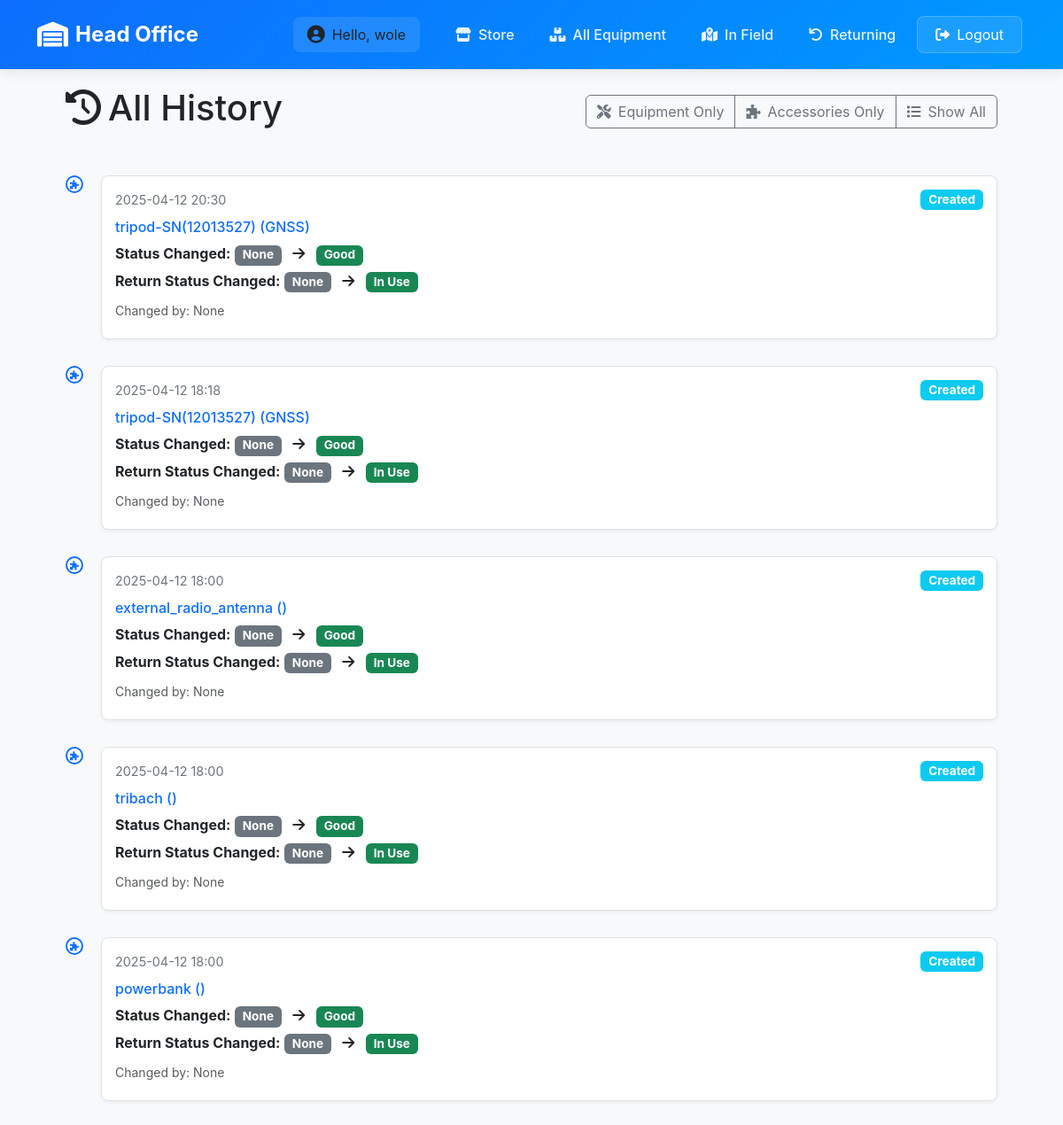
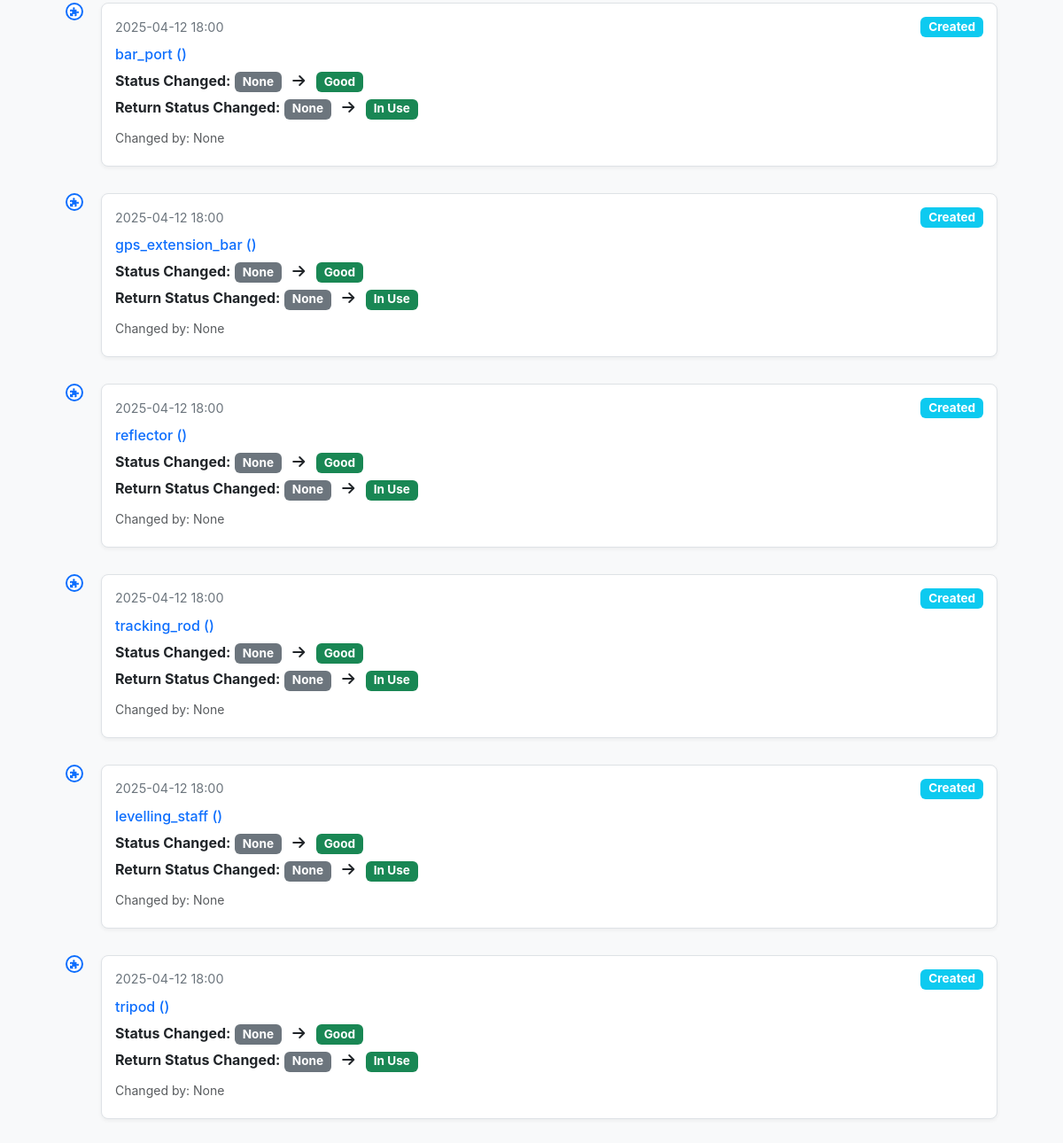
/inventory/history/ (signed in), run on the app's committed database (2 pictures, top to bottom).
### inventory/models.py (models this page shows, shortened)
class AccessoryHistory(models.Model):
    ACTION_CHOICES = [
        ('created', 'Created'),
        ('updated', 'Updated'),
        ('released', 'Released'),
        ('returned', 'Returned'),
        ('status_changed', 'Status Changed'),
        ('image_uploaded', 'Image Uploaded'),
    ]
    accessory = models.ForeignKey(Accessory, on_delete=models.CASCADE, related_name='history')
    action = models.CharField(max_length=20, choices=ACTION_CHOICES)
    previous_status = models.CharField(max_length=20, null=True, blank=True)
    new_status = models.CharField(max_length=20, null=True, blank=True)
    previous_return_status = models.CharField(max_length=20, null=True, blank=True)
    new_return_status = models.CharField(max_length=20, null=True, blank=True)
    previous_chief_surveyor = models.ForeignKey(User, on_delete=models.SET_NULL, null=True, blank=True, related_name='previous_accessory_history')
    new_chief_surveyor = models.ForeignKey(User, on_delete=models.SET_NULL, null=True, blank=True, related_name='new_accessory_history')
    comment = models.TextField(null=True, blank=True)
    changed_by = models.ForeignKey(User, on_delete=models.SET_NULL, null=True, related_name='accessory_changes')
    changed_at = models.DateTimeField(auto_now_add=True)

class Accessory(models.Model):
    ACCESSORY_TYPES = (
        ("tripod", "Tripod"),
        ("levelling_staff", "Levelling Staff"),
        ("tracking_rod", "Tracking Rod"),
        ("reflector", "Reflector"),
        ("gps_extension_bar", "GPS Extension Bar"),
        ("bar_port", "Bar Port"),
        ("powerbank", "Powerbank"),
        ("tribach", "Tribach"),
        ("external_radio_antenna", "External Radio Antenna"),
    )
    STATUS_CHOICES = [
        ('Good', 'Good'),
        ('Needs Repair', 'Needs Repair'),
        ('Bad', 'Bad'),
    ]
    RETURN_STATUS_CHOICES = [
        ('In Use', 'In Use'),
        ('Returning', 'Returning'),
        ('With Chief Surveyor', 'With Chief Surveyor'),
        ('In Store', 'In Store'),
        ('Returned', 'Returned'),
    ]
    name = models.CharField(max_length=100)
    serial_number = models.CharField(max_length=50, unique=True, null=True, blank=True, help_text="Unique serial number for the accessory")
    equipment = models.ForeignKey(EquipmentsInSurvey, on_delete=models.CASCADE, related_name='accessories', null=True, blank=True)
    chief_surveyor = models.ForeignKey(User, on_delete=models.CASCADE, null=True, blank=True)
    surveyor_responsible = models.CharField(max_length=100, null=True, blank=True)
    status = models.CharField(max_length=20, choices=STATUS_CHOICES, default='Good', null=True, blank=True)
    return_status = models.CharField(max_length=20, choices=RETURN_STATUS_CHOICES, default='Returned', null=True, blank=True)
    comment = models.TextField(null=True, blank=True)
    image = models.ImageField(upload_to='accessory_images/', null=True, blank=True)
    date_returned = models.DateTimeField(null=True, blank=True)
    returned_by = models.ForeignKey(User, on_delete=models.SET_NULL, null=True, blank=True, related_name='returned_accessories')

class EquipmentsInSurvey(models.Model):
    name = models.CharField(max_length=100)
    date_of_receiving_from_supplier = models.DateField()
    supplier = models.CharField(max_length=20)
    base_serial = models.CharField(max_length=100)
    roover_serial = models.CharField(max_length=100)
    condition = models.CharField(max_length=10, choices=[("Good", "Good"), ("Bad", "Bad")], default="Good")
    data_logger_serial = models.CharField(max_length=100)
    radio_serial = models.CharField(max_length=100)
    chief_surveyor = models.ForeignKey(User, on_delete=models.CASCADE, null=True)
    surveyor_responsible = models.CharField(max_length=100, null=True)
    project = models.CharField(max_length=20)
    section = models.CharField(max_length=100, null=True, blank=True)
    date_receiving_from_department = models.DateField()
    status = models.CharField(choices=[('In Store', 'In Store'), ('In Field', 'In Field'), ('With Chief Surveyor', 'With Chief Surveyor'), ('Returning', 'Returning')], max_length=100, default='In Store')

### inventory/views.py (the view)
# urls.py: path('history/', views.all_history, name='all_history'),
@login_required
def all_history(request):
    if not request.user.is_superuser:
        messages.error(request, 'You do not have permission to view all history.')
        return redirect('login')
    equipment_history = EquipmentHistory.objects.all().order_by('-changed_at')
    accessory_history = AccessoryHistory.objects.all().order_by('-changed_at')
    all_history = list(equipment_history) + list(accessory_history)
    all_history.sort(key=lambda x: x.changed_at, reverse=True)
    return render(request, 'inventory/history/all_history.html', {
        'history': all_history
    })

### inventory/context_processors.py (called while the page is built)
def is_admin(request):
    return {'is_admin': request.user.is_authenticated and request.user.is_superuser}

### inventory/templatetags/inventory_extras.py (called while the page is built)
@register.filter
def get_class(value):
    return value.__class__.__name__

### inventory/templates/inventory/history/all_history.html (shortened to what this page needs)
{% extends 'base/base_dashboard.html' %}
{% load static %}
{% load inventory_extras %}
{% block content %}
<div class="container">
    <div class="history-container">
        <div class="d-flex justify-content-between align-items-center mb-4">
            <h1 class="page-title">
                <i class="fas fa-history me-2"></i>All History
            </h1>
            <div class="btn-group">
                <button type="button" class="btn btn-outline-secondary" id="filterEquipment">
                    <i class="fas fa-tools me-2"></i>Equipment Only
                </button>
                <button type="button" class="btn btn-outline-secondary" id="filterAccessory">
                    <i class="fas fa-puzzle-piece me-2"></i>Accessories Only
                </button>
                <button type="button" class="btn btn-outline-secondary" id="showAll">
                    <i class="fas fa-list me-2"></i>Show All
                </button>
            </div>
        </div>
        <div class="history-timeline">
            {% if history %}
                {% for entry in history %}
                <div class="timeline-item {% if entry|get_class == 'EquipmentHistory' %}equipment-entry{% else %}accessory-entry{% endif %}">
                    <div class="timeline-marker">
                        <i class="fas {% if entry|get_class == 'EquipmentHistory' %}fa-tools{% else %}fa-puzzle-piece{% endif %}"></i>
                    </div>
                    <div class="timeline-content">
                        <div class="timeline-header">
                            <span class="timeline-date">{{ entry.changed_at|date:"Y-m-d H:i" }}</span>
                            <span class="badge bg-info">{{ entry.get_action_display }}</span>
                        </div>
                        <div class="timeline-body">
                            {% if entry|get_class == 'EquipmentHistory' %}
                                <h6 class="mb-2">
                                    <a href="{% url 'equipment_detail' entry.equipment.id %}" class="text-decoration-none">
                                        {{ entry.equipment.name }}
                                    </a>
                                </h6>
                                {% if entry.previous_status != entry.new_status %}
                                    <p>
                                        <strong>Status Changed:</strong>
                                        <span class="badge bg-secondary">{{ entry.previous_status }}</span>
                                        <i class="fas fa-arrow-right mx-2"></i>
                                        <span class="badge {% if entry.new_status == 'In Store' %}bg-success{% elif entry.new_status == 'In Field' %}bg-primary{% else %}bg-warning{% endif %}">
                                            {{ entry.new_status }}
                                        </span>
                                    </p>
                                {% endif %}
                            {% else %}
                                <h6 class="mb-2">
                                    <a href="{% url 'equipment_detail' entry.accessory.equipment.id %}" class="text-decoration-none">
                                        {{ entry.accessory.name }} ({{ entry.accessory.equipment.name }})
                                    </a>
                                </h6>
                                {% if entry.previous_status != entry.new_status %}
                                    <p>
                                        <strong>Status Changed:</strong>
                                        <span class="badge bg-secondary">{{ entry.previous_status }}</span>
                                        <i class="fas fa-arrow-right mx-2"></i>
                                        <span class="badge {% if entry.new_status == 'Good' %}bg-success{% elif entry.new_status == 'Needs Repair' %}bg-warning{% else %}bg-danger{% endif %}">
                                            {{ entry.new_status }}
                                        </span>
                                    </p>
                                {% endif %}
                                {% if entry.previous_return_status != entry.new_return_status %}
                                    <p>
                                        <strong>Return Status Changed:</strong>
                                        <span class="badge bg-secondary">{{ entry.previous_return_status }}</span>
                                        <i class="fas fa-arrow-right mx-2"></i>
                                        <span class="badge {% if entry.new_return_status == 'In Use' %}bg-success{% elif entry.new_return_status == 'Returning' %}bg-warning{% else %}bg-info{% endif %}">
                                            {{ entry.new_return_status }}
                                        </span>
                                    </p>
                                {% endif %}
                            {% endif %}
                            <p class="text-muted mt-2">
                                <small>Changed by: {{ entry.changed_by }}</small>
                            </p>
                        </div>
                    </div>
                </div>
                {% endfor %}
            {% else %}
                <div class="alert alert-info">
                    <i class="fas fa-info-circle me-2"></i>No history available.
                </div>
            {% endif %}
        </div>
    </div>
</div>
{% endblock %}

### templates/base/base_dashboard.html (shortened to what this page needs)
<!DOCTYPE html>
<html lang="en">
<head>
    {% load static %}
    <link href="https://cdn.jsdelivr.net/npm/bootstrap@5.3.0-alpha1/dist/css/bootstrap.min.css" rel="stylesheet">
    <link href="https://cdnjs.cloudflare.com/ajax/libs/font-awesome/6.0.0/css/all.min.css" rel="stylesheet">
</head>
<body>
<nav class="navbar navbar-expand-lg navbar-dark sticky-top">
    <div class="container">
        <a class="navbar-brand" href="{% if is_admin %}{% url 'store' %}{% else %}#{% endif %}">
            <i class="fas fa-warehouse"></i>
            {% if is_admin %}Head Office{% else %}Store{% endif %}
        </a>
        <div class="collapse navbar-collapse" id="navbarNav">
            <ul class="navbar-nav ms-auto align-items-center">
                {% if user.is_authenticated or is_admin %}
                    <li class="nav-item">
                        <div class="user-welcome">
                            <i class="fas fa-user-circle"></i>
                            <span>Hello, {{ user.username }}</span>
                        </div>
                    </li>
                    {% if is_admin %}
                        <li class="nav-item">
                            <a class="nav-link {% if request.resolver_match.url_name == 'store' %}active{% endif %}"
                               href="{% url 'store' %}">
                                <i class="fas fa-store me-2"></i>Store
                            </a>
                        </li>
                        <li class="nav-item">
                            <a class="nav-link {% if request.resolver_match.url_name == 'store_all' %}active{% endif %}"
                               href="{% url 'store_all' %}">
                                <i class="fas fa-boxes me-2"></i>All Equipment
                            </a>
                        </li>
                        <li class="nav-item">
                            <a class="nav-link {% if request.resolver_match.url_name == 'store_field' %}active{% endif %}"
                               href="{% url 'store_field' %}">
                                <i class="fas fa-map-marked-alt me-2"></i>In Field
                            </a>
                        </li>
                        <li class="nav-item">
                            <a class="nav-link {% if request.resolver_match.url_name == 'store_returning' %}active{% endif %}"
                               href="{% url 'store_returning' %}">
                                <i class="fas fa-undo me-2"></i>Returning
                            </a>
                        </li>
                    {% endif %}
                    <li class="nav-item">
                        <form method="POST" action="{% url 'logout' %}" class="d-inline">
                            <button type="submit" class="btn logout-btn">
                                <i class="fas fa-sign-out-alt me-2"></i>Logout
                            </button>
                        </form>
                    </li>
                {% else %}
                    <li class="nav-item">
                        <a class="nav-link nav-btn" href="{% url 'login' %}">
                            <i class="fas fa-sign-in-alt me-2"></i>Login
                        </a>
                    </li>
                {% endif %}
            </ul>
        </div>
    </div>
</nav>
<div class="container">
    {% block content %}
    {% endblock %}
</div>
</body>
</html>

### templates/base/base_dashboard.html (style rules this page uses)
.navbar { padding: 1rem 0; background: linear-gradient(135deg, #0d6efd 0%, #0099ff 100%) !important; box-shadow: 0 2px 15px rgba(0, 0, 0, 0.1); }
.navbar-brand { font-size: 1.5rem; font-weight: 700; color: white !important; display: flex; align-items: center; gap: 0.5rem; }
.navbar-brand i { font-size: 1.75rem; }
.nav-item { margin: 0 0.25rem; }
.nav-link { color: rgba(255, 255, 255, 0.9) !important; font-weight: 500; padding: 0.5rem 1rem !important; border-radius: 0.5rem; transition: all 0.3s ease; }
.user-welcome { display: flex; align-items: center; gap: 0.5rem; padding: 0.5rem 1rem; background: rgba(255, 255, 255, 0.1); border-radius: 0.5rem; margin-right: 1rem; }
.user-welcome i { font-size: 1.25rem; }
.logout-btn { background: rgba(255, 255, 255, 0.1); border: 1px solid rgba(255, 255, 255, 0.2); color: white !important; border-radius: 0.5rem; padding: 0.5rem 1.25rem; transition: all 0.3s ease; }
body { font-family: 'Inter', Arial, sans-serif; margin: 0; padding: 0; background-color: #f8f9fa; }

### inventory/templates/inventory/history/all_history.html (style rules this page uses)
.history-container { max-width: 1200px; margin: 0 auto; padding: 20px; }
.history-timeline { position: relative; padding: 20px 0; }
.timeline-item { position: relative; padding-left: 40px; margin-bottom: 30px; transition: opacity 0.3s ease; }
.timeline-marker { position: absolute; left: 0; width: 20px; height: 20px; background: #fff; border: 2px solid #0d6efd; border-radius: 50%; display: flex; align-items: center; justify-content: center; }
.timeline-marker i { font-size: 10px; color: #0d6efd; }
.timeline-content { background: #fff; border: 1px solid #dee2e6; border-radius: 8px; padding: 15px; box-shadow: 0 2px 4px rgba(0,0,0,0.05); }
.timeline-header { display: flex; justify-content: space-between; align-items: center; margin-bottom: 10px; }
.timeline-date { color: #6c757d; font-size: 0.9rem; }
.timeline-body { color: #212529; }
.timeline-body p { margin-bottom: 5px; }
.badge { font-size: 0.85rem; padding: 0.35em 0.65em; }

### data on the page
AccessoryHistory: changed_at "2025-04-12 20:30", action "Created", accessory.name "tripod-SN(12013527)", accessory.equipment.name "GNSS", previous_status "None", new_status "Good", previous_return_status "None", new_return_status "In Use", changed_by "None"
AccessoryHistory: changed_at "2025-04-12 18:18", action "Created", accessory.name "tripod-SN(12013527)", accessory.equipment.name "GNSS", previous_status "None", new_status "Good", previous_return_status "None", new_return_status "In Use", changed_by "None"
AccessoryHistory: changed_at "2025-04-12 18:00", action "Created", accessory.name "external_radio_antenna", previous_status "None", new_status "Good", previous_return_status "None", new_return_status "In Use", changed_by "None"
AccessoryHistory: changed_at "2025-04-12 18:00", action "Created", accessory.name "tribach", previous_status "None", new_status "Good", previous_return_status "None", new_return_status "In Use", changed_by "None"
AccessoryHistory: changed_at "2025-04-12 18:00", action "Created", accessory.name "powerbank", previous_status "None", new_status "Good", previous_return_status "None", new_return_status "In Use", changed_by "None"
AccessoryHistory: changed_at "2025-04-12 18:00", action "Created", accessory.name "bar_port", previous_status "None", new_status "Good", previous_return_status "None", new_return_status "In Use", changed_by "None"
AccessoryHistory: changed_at "2025-04-12 18:00", action "Created", accessory.name "gps_extension_bar", previous_status "None", new_status "Good", previous_return_status "None", new_return_status "In Use", changed_by "None"
AccessoryHistory: changed_at "2025-04-12 18:00", action "Created", accessory.name "reflector", previous_status "None", new_status "Good", previous_return_status "None", new_return_status "In Use", changed_by "None"
AccessoryHistory: changed_at "2025-04-12 18:00", action "Created", accessory.name "tracking_rod", previous_status "None", new_status "Good", previous_return_status "None", new_return_status "In Use", changed_by "None"
AccessoryHistory: changed_at "2025-04-12 18:00", action "Created", accessory.name "levelling_staff", previous_status "None", new_status "Good", previous_return_status "None", new_return_status "In Use", changed_by "None"
AccessoryHistory: changed_at "2025-04-12 18:00", action "Created", accessory.name "tripod", previous_status "None", new_status "Good", previous_return_status "None", new_return_status "In Use", changed_by "None"

### other printed values
{{ user.username }} "wole"
